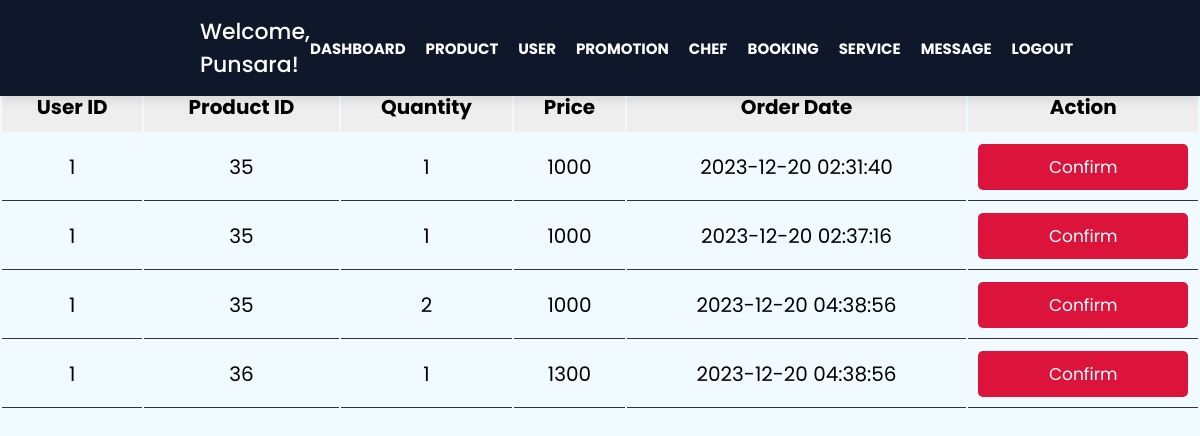
/Admin/order.php (signed in), run on the app's committed database.
### tables this page shows
CREATE TABLE `orders` (
  `order_id` int(250) NOT NULL,
  `user_id` varchar(250) NOT NULL,
  `product_id` varchar(250) NOT NULL,
  `quantity` varchar(250) NOT NULL,
  `price` varchar(250) NOT NULL,
  `order_date` timestamp NOT NULL DEFAULT current_timestamp() ON UPDATE current_timestamp()
);

### Admin/order.php (the view, shortened to what this page needs)
<?php
include 'navbar.php';
include 'config.php';
$selectOrders = mysqli_query($conn, "SELECT * FROM orders");
?>
<!DOCTYPE html>
<html lang="en">
<head>
    <link rel="stylesheet" href="https://cdnjs.cloudflare.com/ajax/libs/font-awesome/5.15.4/css/all.min.css">
    <link rel="stylesheet" href="style.css">
</head>
<body>
<div class="product-display">
    <table class="product-display-table">
        <thead>
            <tr>
                <th>User ID</th>
                <th>Product ID</th>
                <th>Quantity</th>
                <th>Price</th>
                <th>Order Date</th>
                <th>Action</th>
            </tr>
        </thead>
        <?php while ($order = mysqli_fetch_assoc($selectOrders)) { ?>
            <tr>
                <td><?php echo $order['user_id']; ?></td>
                <td><?php echo $order['product_id']; ?></td>
                <td><?php echo $order['quantity']; ?></td>
                <td><?php echo $order['price']; ?></td>
                <td><?php echo $order['order_date']; ?></td>
                <td>
                    <a href="?confirm_order_id=<?php echo $order['order_id']; ?>" class="btn">Confirm</a>
                </td>
            </tr>
        <?php } ?>
    </table>
</div>
</body>
</html>

### Admin/style.css (style rules this page uses)
* { margin: 0; padding: 0; box-sizing: border-box; font-family: "Poppins", sans-serif; }
body { background: #f0faff; }
a { color: #fff; text-decoration: none; }
:root { --green:#0F172B; --black:#333; --white:#fff; --bg-color:#eee; --box-shadow:0 .5rem 1rem rgba(0,0,0,.1); --border:.1rem solid var(--black); margin-top: 60px; }
* { font-family: 'Poppins', sans-serif; margin:0; padding:0; box-sizing: border-box; outline: none; border:none; text-decoration: none; text-transform: capitalize; }
html { font-size: 62.5%; overflow-x: hidden; }
.btn { display: block; width: 100%; cursor: pointer; border-radius: .5rem; margin-top: 1rem; font-size: 1.7rem; padding:1rem 3rem; background: var(--green); color:var(--white); text-align: center; }
.product-display { margin:2rem 0; }
.product-display .product-display-table { width: 100%; text-align: center; }
.product-display .product-display-table thead { background: var(--bg-color); }
.product-display .product-display-table th { padding:1rem; font-size: 2rem; }
.product-display .product-display-table td { padding:1rem; font-size: 2rem; border-bottom: var(--border); }
.product-display .product-display-table .btn:first-child { margin-top: 0; }
.product-display .product-display-table .btn:last-child { background: crimson; }

### data on the page
orders: user "1", product "35", quantity "1", price "1000", order_date "2023-12-20 02:31:40"
orders: user "1", product "35", quantity "1", price "1000", order_date "2023-12-20 02:37:16"
orders: user "1", product "35", quantity "2", price "1000", order_date "2023-12-20 04:38:56"
orders: user "1", product "36", quantity "1", price "1300", order_date "2023-12-20 04:38:56"

### other printed values
$_SESSION['admin_name'] "Punsara"
